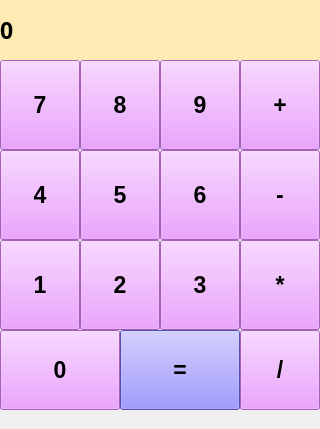
<?xml version="1.0" encoding="UTF-8"?>
<ui version="4.0">
 <class>MainWindow</class>
 <widget class="QMainWindow" name="MainWindow">
  <property name="geometry">
   <rect>
    <x>0</x>
    <y>0</y>
    <width>320</width>
    <height>429</height>
   </rect>
  </property>
  <property name="windowTitle">
   <string>Калькулятор</string>
  </property>
  <widget class="QWidget" name="centralwidget">
   <widget class="QLabel" name="label_result">
    <property name="geometry">
     <rect>
      <x>0</x>
      <y>0</y>
      <width>320</width>
      <height>60</height>
     </rect>
    </property>
    <property name="font">
     <font>
      <family>Microsoft YaHei UI Light</family>
      <pointsize>17</pointsize>
      <weight>75</weight>
      <italic>false</italic>
      <bold>true</bold>
     </font>
    </property>
    <property name="styleSheet">
     <string notr="true">background-color: rgb(255, 250, 97);
background-color: rgb(255, 234, 179);
color: rgb(0, 0, 0);</string>
    </property>
    <property name="text">
     <string>0</string>
    </property>
    <property name="margin">
     <number>10</number>
    </property>
   </widget>
   <widget class="QPushButton" name="btn_zero">
    <property name="geometry">
     <rect>
      <x>0</x>
      <y>330</y>
      <width>120</width>
      <height>80</height>
     </rect>
    </property>
    <property name="font">
     <font>
      <pointsize>17</pointsize>
      <weight>75</weight>
      <bold>true</bold>
     </font>
    </property>
    <property name="styleSheet">
     <string notr="true">background-color: rgb(231, 135, 255);</string>
    </property>
    <property name="text">
     <string>0</string>
    </property>
   </widget>
   <widget class="QPushButton" name="btn_1">
    <property name="geometry">
     <rect>
      <x>0</x>
      <y>240</y>
      <width>80</width>
      <height>90</height>
     </rect>
    </property>
    <property name="font">
     <font>
      <pointsize>17</pointsize>
      <weight>75</weight>
      <bold>true</bold>
     </font>
    </property>
    <property name="styleSheet">
     <string notr="true">background-color: rgb(231, 135, 255);</string>
    </property>
    <property name="text">
     <string>1</string>
    </property>
   </widget>
   <widget class="QPushButton" name="btn_equal">
    <property name="geometry">
     <rect>
      <x>120</x>
      <y>330</y>
      <width>120</width>
      <height>80</height>
     </rect>
    </property>
    <property name="font">
     <font>
      <pointsize>17</pointsize>
      <weight>75</weight>
      <bold>true</bold>
     </font>
    </property>
    <property name="styleSheet">
     <string notr="true">background-color: rgb(118, 108, 255);</string>
    </property>
    <property name="text">
     <string>=</string>
    </property>
   </widget>
   <widget class="QPushButton" name="btn_2">
    <property name="geometry">
     <rect>
      <x>80</x>
      <y>240</y>
      <width>80</width>
      <height>90</height>
     </rect>
    </property>
    <property name="font">
     <font>
      <pointsize>17</pointsize>
      <weight>75</weight>
      <bold>true</bold>
     </font>
    </property>
    <property name="styleSheet">
     <string notr="true">background-color: rgb(231, 135, 255);</string>
    </property>
    <property name="text">
     <string>2</string>
    </property>
   </widget>
   <widget class="QPushButton" name="btn_3">
    <property name="geometry">
     <rect>
      <x>160</x>
      <y>240</y>
      <width>80</width>
      <height>90</height>
     </rect>
    </property>
    <property name="font">
     <font>
      <pointsize>17</pointsize>
      <weight>75</weight>
      <bold>true</bold>
     </font>
    </property>
    <property name="styleSheet">
     <string notr="true">background-color: rgb(231, 135, 255);</string>
    </property>
    <property name="text">
     <string>3</string>
    </property>
   </widget>
   <widget class="QPushButton" name="btn_4">
    <property name="geometry">
     <rect>
      <x>0</x>
      <y>150</y>
      <width>80</width>
      <height>90</height>
     </rect>
    </property>
    <property name="font">
     <font>
      <pointsize>17</pointsize>
      <weight>75</weight>
      <bold>true</bold>
     </font>
    </property>
    <property name="styleSheet">
     <string notr="true">background-color: rgb(231, 135, 255);</string>
    </property>
    <property name="text">
     <string>4</string>
    </property>
   </widget>
   <widget class="QPushButton" name="btn_6">
    <property name="geometry">
     <rect>
      <x>160</x>
      <y>150</y>
      <width>80</width>
      <height>90</height>
     </rect>
    </property>
    <property name="font">
     <font>
      <pointsize>17</pointsize>
      <weight>75</weight>
      <bold>true</bold>
     </font>
    </property>
    <property name="styleSheet">
     <string notr="true">background-color: rgb(231, 135, 255);</string>
    </property>
    <property name="text">
     <string>6</string>
    </property>
   </widget>
   <widget class="QPushButton" name="btn_5">
    <property name="geometry">
     <rect>
      <x>80</x>
      <y>150</y>
      <width>80</width>
      <height>90</height>
     </rect>
    </property>
    <property name="font">
     <font>
      <pointsize>17</pointsize>
      <weight>75</weight>
      <bold>true</bold>
     </font>
    </property>
    <property name="styleSheet">
     <string notr="true">background-color: rgb(231, 135, 255);</string>
    </property>
    <property name="text">
     <string>5</string>
    </property>
   </widget>
   <widget class="QPushButton" name="btn_9">
    <property name="geometry">
     <rect>
      <x>160</x>
      <y>60</y>
      <width>80</width>
      <height>90</height>
     </rect>
    </property>
    <property name="font">
     <font>
      <pointsize>17</pointsize>
      <weight>75</weight>
      <bold>true</bold>
     </font>
    </property>
    <property name="styleSheet">
     <string notr="true">background-color: rgb(231, 135, 255);</string>
    </property>
    <property name="text">
     <string>9</string>
    </property>
   </widget>
   <widget class="QPushButton" name="btn_7">
    <property name="geometry">
     <rect>
      <x>0</x>
      <y>60</y>
      <width>80</width>
      <height>90</height>
     </rect>
    </property>
    <property name="font">
     <font>
      <pointsize>17</pointsize>
      <weight>75</weight>
      <bold>true</bold>
     </font>
    </property>
    <property name="styleSheet">
     <string notr="true">background-color: rgb(231, 135, 255);</string>
    </property>
    <property name="text">
     <string>7</string>
    </property>
   </widget>
   <widget class="QPushButton" name="btn_8">
    <property name="geometry">
     <rect>
      <x>80</x>
      <y>60</y>
      <width>80</width>
      <height>90</height>
     </rect>
    </property>
    <property name="font">
     <font>
      <pointsize>17</pointsize>
      <weight>75</weight>
      <bold>true</bold>
     </font>
    </property>
    <property name="styleSheet">
     <string notr="true">background-color: rgb(231, 135, 255);</string>
    </property>
    <property name="text">
     <string>8</string>
    </property>
   </widget>
   <widget class="QPushButton" name="btn_plus">
    <property name="geometry">
     <rect>
      <x>240</x>
      <y>60</y>
      <width>80</width>
      <height>90</height>
     </rect>
    </property>
    <property name="font">
     <font>
      <pointsize>17</pointsize>
      <weight>75</weight>
      <bold>true</bold>
     </font>
    </property>
    <property name="styleSheet">
     <string notr="true">background-color: rgb(231, 135, 255);</string>
    </property>
    <property name="text">
     <string>+</string>
    </property>
   </widget>
   <widget class="QPushButton" name="btn_minus">
    <property name="geometry">
     <rect>
      <x>240</x>
      <y>150</y>
      <width>80</width>
      <height>90</height>
     </rect>
    </property>
    <property name="font">
     <font>
      <pointsize>17</pointsize>
      <weight>75</weight>
      <bold>true</bold>
     </font>
    </property>
    <property name="styleSheet">
     <string notr="true">background-color: rgb(231, 135, 255);</string>
    </property>
    <property name="text">
     <string>-</string>
    </property>
   </widget>
   <widget class="QPushButton" name="btn_multiply">
    <property name="geometry">
     <rect>
      <x>240</x>
      <y>240</y>
      <width>80</width>
      <height>90</height>
     </rect>
    </property>
    <property name="font">
     <font>
      <pointsize>17</pointsize>
      <weight>75</weight>
      <bold>true</bold>
     </font>
    </property>
    <property name="styleSheet">
     <string notr="true">background-color: rgb(231, 135, 255);</string>
    </property>
    <property name="text">
     <string>*</string>
    </property>
   </widget>
   <widget class="QPushButton" name="btn_devide">
    <property name="geometry">
     <rect>
      <x>240</x>
      <y>330</y>
      <width>80</width>
      <height>80</height>
     </rect>
    </property>
    <property name="font">
     <font>
      <pointsize>17</pointsize>
      <weight>75</weight>
      <bold>true</bold>
     </font>
    </property>
    <property name="styleSheet">
     <string notr="true">background-color: rgb(231, 135, 255);</string>
    </property>
    <property name="text">
     <string>/</string>
    </property>
   </widget>
  </widget>
  <widget class="QMenuBar" name="menubar">
   <property name="geometry">
    <rect>
     <x>0</x>
     <y>0</y>
     <width>320</width>
     <height>21</height>
    </rect>
   </property>
  </widget>
 </widget>
 <resources/>
 <connections/>
</ui>
